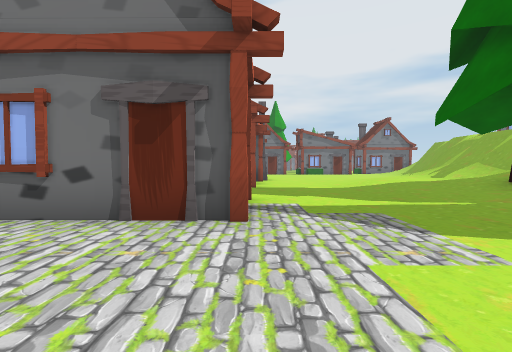
View 1 (above)

24 first-person views from a walk through a Unity game level. The camera is 1.4 m above the floor, tilts 2° down and sees 85° across. The floor is counted in squares, 2.25 m on a side. Each view is taken from the middle of a square. On the plan, view 1 faces up. The plan holds only what a view shows up to about 9 squares ahead; the rest is blank. The place goes on beyond the plan. The player is left out. Some animated figures are left out.

View 2
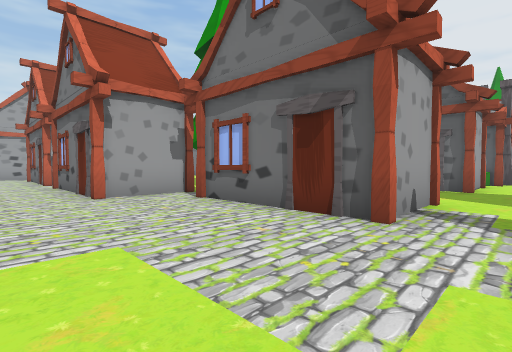

View 3
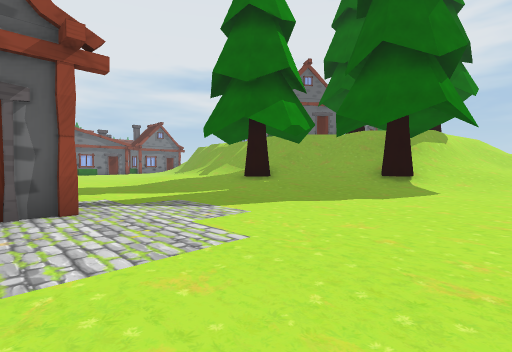

View 4
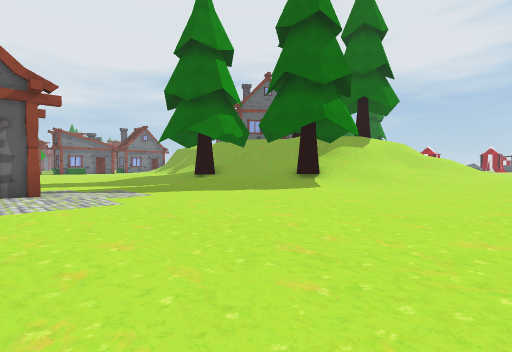

View 5
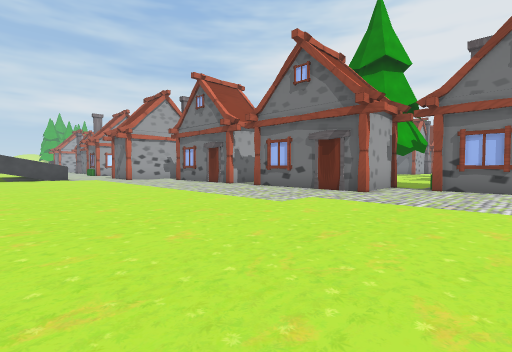

View 6
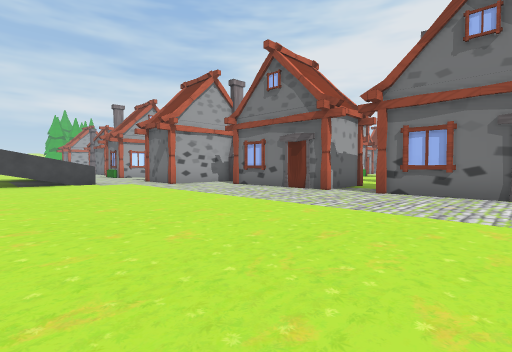

View 7
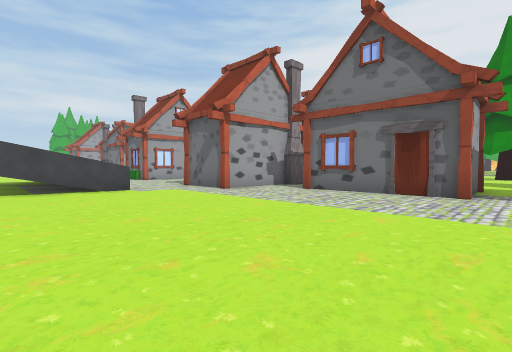

View 8
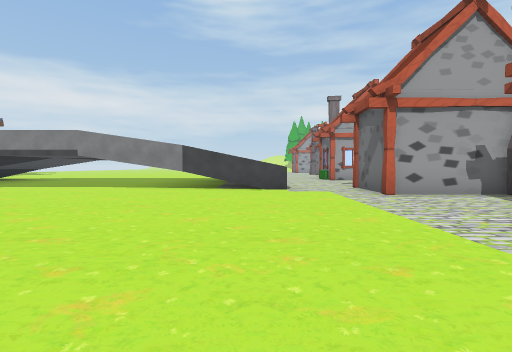

View 9
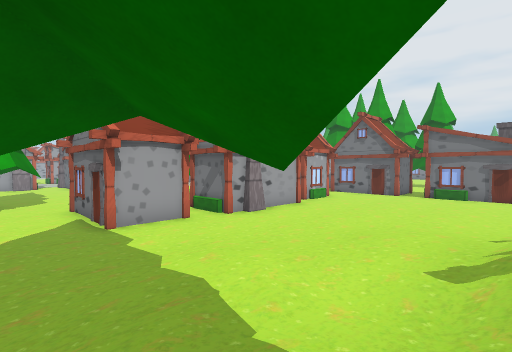

View 10
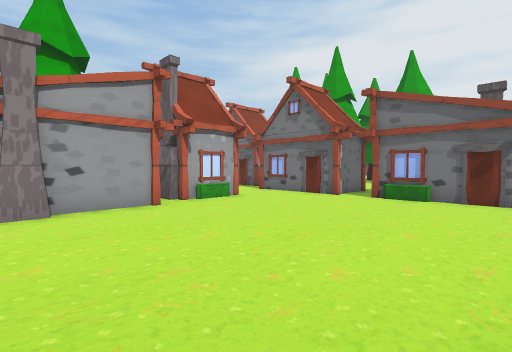

View 11
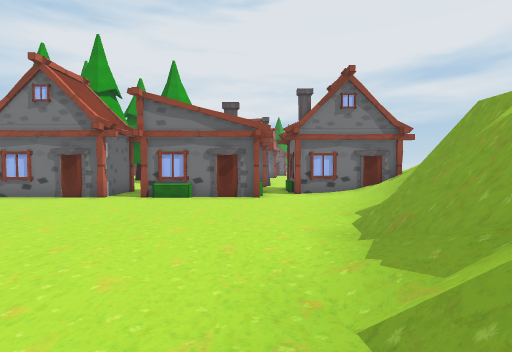

View 12
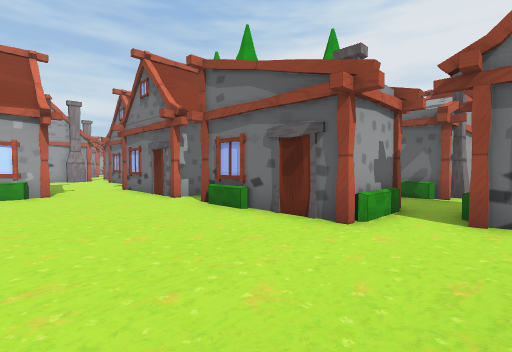

View 13
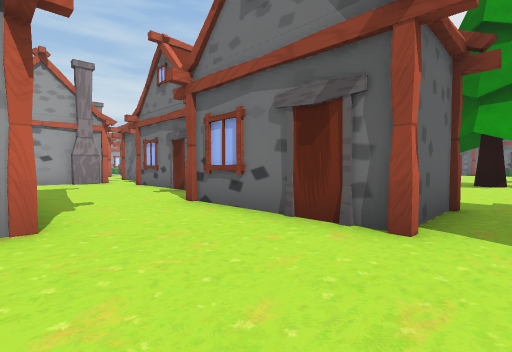

View 14
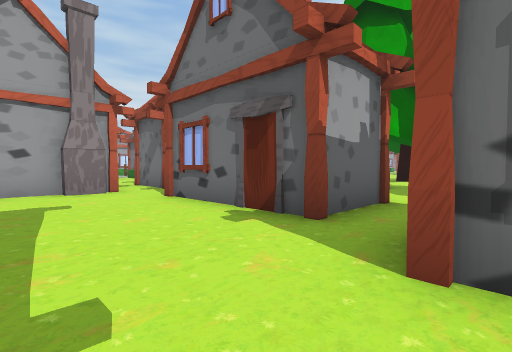

View 15
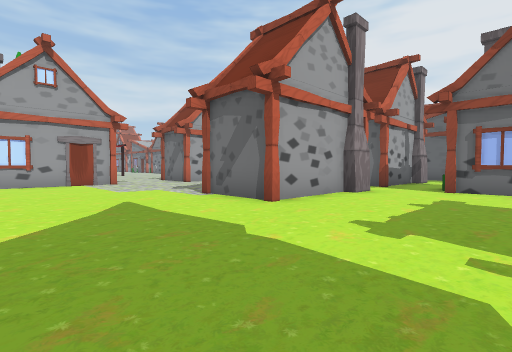

View 16
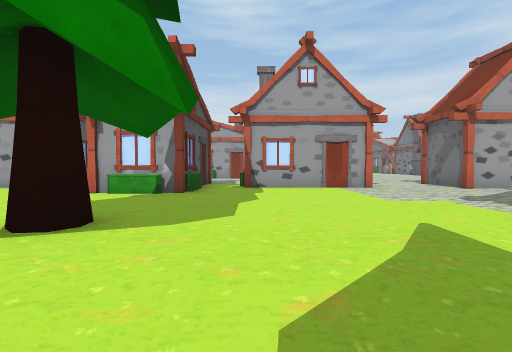

View 17
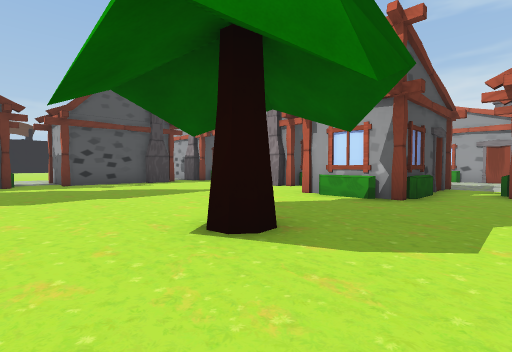

View 18
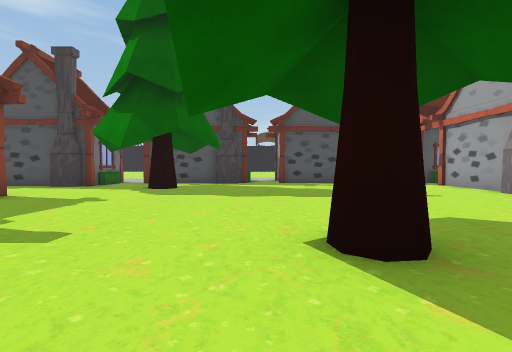

View 19
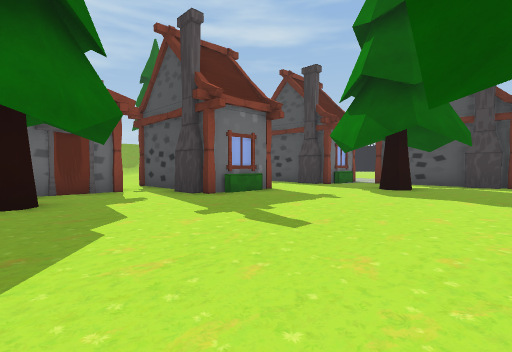

View 20
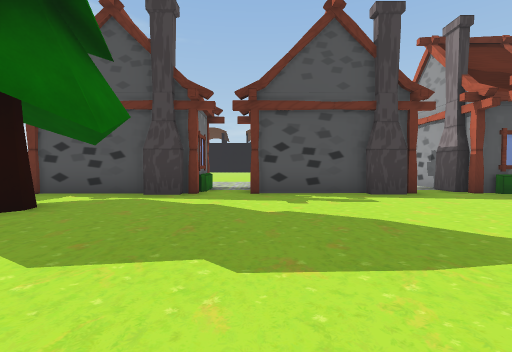

View 21
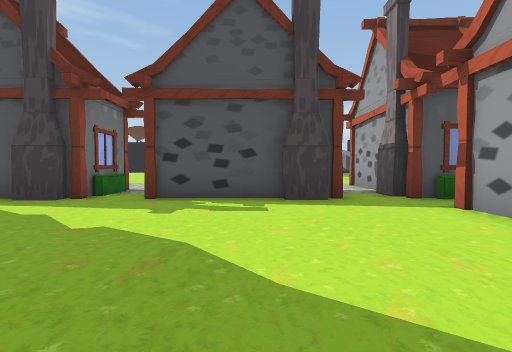

View 22
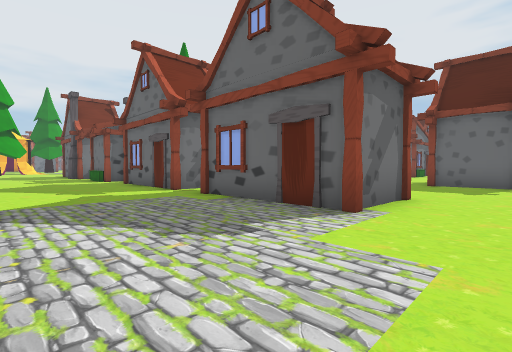

View 23
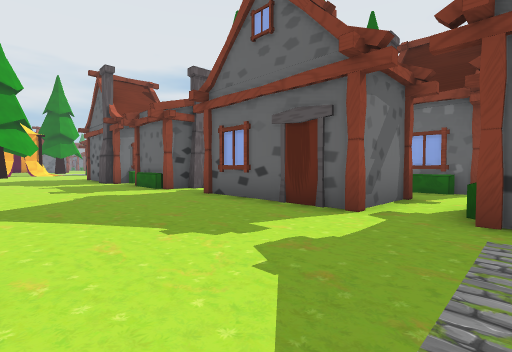

View 24
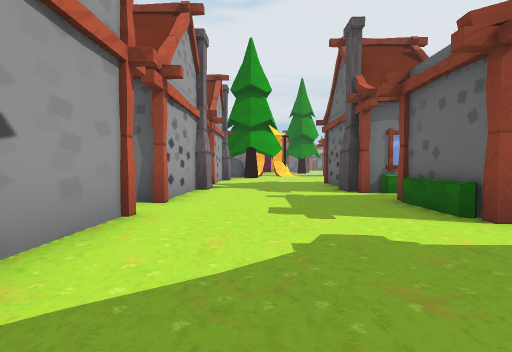

### Floor plan
Key: @ floor where view 1 was taken; # wall or solid block; x gap in a wall; . main floor; : floor 0.5 m higher than the main floor; / step, stairs or slope; = window, fence, low wall or low ledge; ^ raised ledge; H house.
Columns run from 18 left of view 1 to 9 right of it. Each row starts with its distance up from view 1.
 34     ....#
 33    H....#
 32    #....#
 31    #.....H
 30    #....#
 29    .....#           #
 28    #....##          .
 27    #.....           ..
 26     ....H           ..   #.
 25     ....#           ..  HH.
 24     ....###.H  #.   ..   ..
 23     ....##H.#  #.   #.   HH
 22     ........####.   #H   #.#
 21    #....H #......H###.####..
 20  H##....# ..................
 19   ......# ................./
 18   ......##H...#   H......../
 17    H..........#   H......../
 16    #..........H  #.........#
 15   ##..........  HH#......./#
 14  H#H...........xH #......./#
 13 ................###....///##
 12 .####...#.......###....///
 11  H  #.................////
 10  H  #.........H####...////
  9   H...........H####../////#
  8    #...........###H../:///
  7    #.................////
  6    #........#.........////
  5    #..........H####.../#/
  4   H...........H####...////
  3   ##H####H####.###..../////
  2    #H####H####.........///x
  1    #....................////
  0 .###..............@.......//
 -1 ..........................//
 -2 .^........................./
 -3 /^..........................
 -4  ^.........................
 -5  ^...............
 -6  =.....
 -7  x....

Where each view was taken, in squares from view 1:
view 1: 0 up, 0 right, facing up
view 2: 0 up, 1 right, facing up-left
view 3: 1 down, 1 left, facing up-right
view 4: 4 down, 1 left, facing up-right
view 5: 5 down, 2 left, facing up-left
view 6: 5 down, 6 left, facing up-left
view 7: 5 down, 9 left, facing up-left
view 8: 3 down, 9 left, facing left
view 9: 6 up, 7 right, facing up-left
view 10: 12 up, 7 right, facing up-left
view 11: 12 up, 7 right, facing up
view 12: 17 up, 9 right, facing up-left
view 13: 18 up, 3 right, facing up-left
view 14: 19 up, 1 left, facing up-left
view 15: 14 up, 5 left, facing up-left
view 16: 14 up, 7 left, facing left
view 17: 14 up, 8 left, facing down-left
view 18: 14 up, 9 left, facing down
view 19: 14 up, 9 left, facing down-right
view 20: 10 up, 10 left, facing down
view 21: 9 up, 12 left, facing down
view 22: 16 up, 14 left, facing up-right
view 23: 21 up, 14 left, facing up-right
view 24: 25 up, 13 left, facing up
